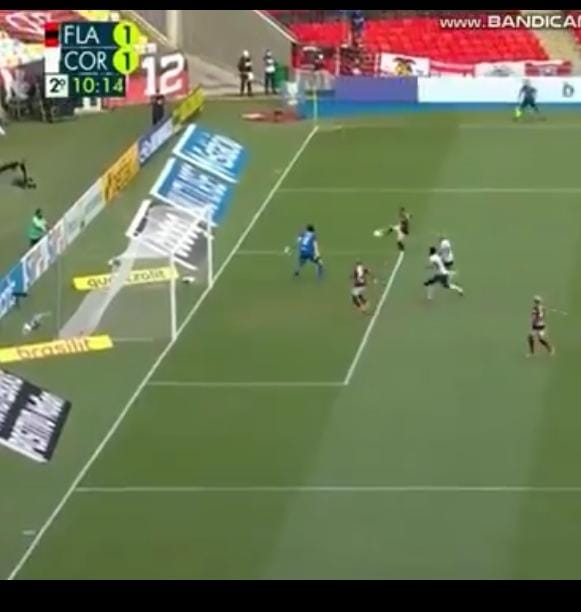
#> input picture processamento-de-imagens/L06-geometric-transformations/gabriel.jpeg, 581 x 612 px
$ python var_skimage_gabriel.py
#> lines starting #> are read from the running program, lines starting #| are printed output that depends on the picture
from skimage import io, transform
import numpy as np
import matplotlib.pyplot as plt

arq = 'gabriel.jpeg'
c = [[276,188], [432,188], [301,488], [74,488]]
linha = 228

# Load source image
img = io.imread(arq)
#> img is the input picture: shape (612, 581, 3); mean R, G, B 110.5, 120.4, 87.9

plt.figure()
# Adjust the 4 coordinates below: they must lie on the same plane. Use pitch patterns to axis-align.
#plt.rcParams["figure.figsize"] = (20, 20)
plt.subplot(121)
plt.imshow(img)

pts = np.array(c)

plt.scatter(pts[:,0], pts[:,1])

pts_norm = np.array([[0, 0], [300, 0], [300, 800], [0, 800]])
# Calculate Homography
tform = transform.ProjectiveTransform()
tform.estimate(pts_norm, pts)

## Straighten out image
img_norm =  transform.warp(img, tform, output_shape=(800, 300))
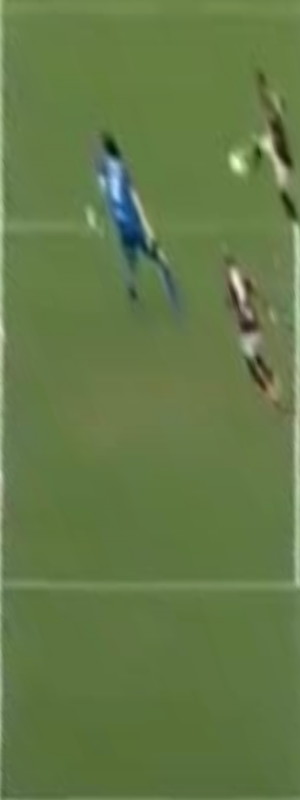
#> img_norm: shape (800, 300, 3) float64; mean R, G, B 0.393, 0.479, 0.283

plt.subplot(122)
plt.imshow(img_norm)
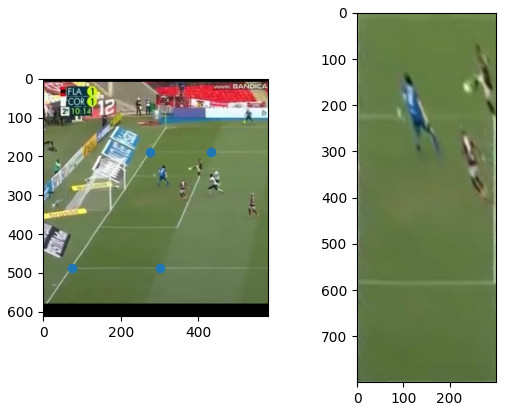
#> figure drawn by matplotlib, 2 panels

$ run again, with processamento-de-imagens/L06-geometric-transformations/dourado.jpeg copied over processamento-de-imagens/L06-geometric-transformations/gabriel.jpeg
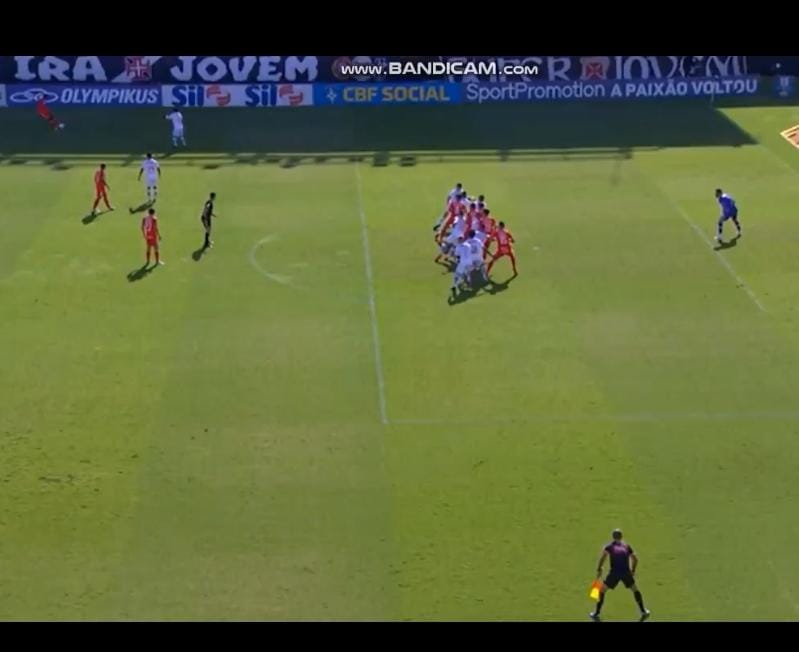
#> input picture processamento-de-imagens/L06-geometric-transformations/dourado.jpeg, 799 x 652 px
#> img is the input picture: shape (652, 799, 3); mean R, G, B 92.3, 103.2, 58.2
#> `img_norm =  transform.warp(img, tform, output_shape=(800, 300))`:
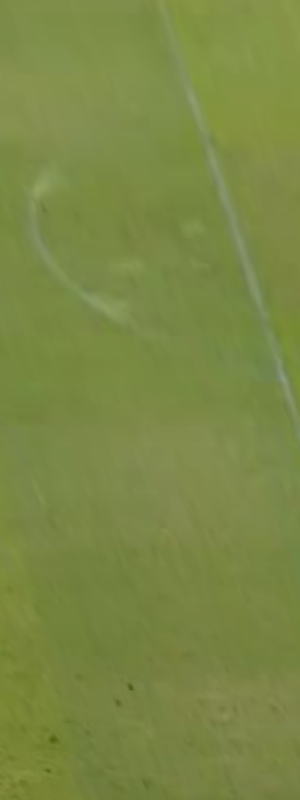
#> img_norm: shape (800, 300, 3) float64; mean R, G, B 0.481, 0.535, 0.27
#> `plt.imshow(img_norm)`:
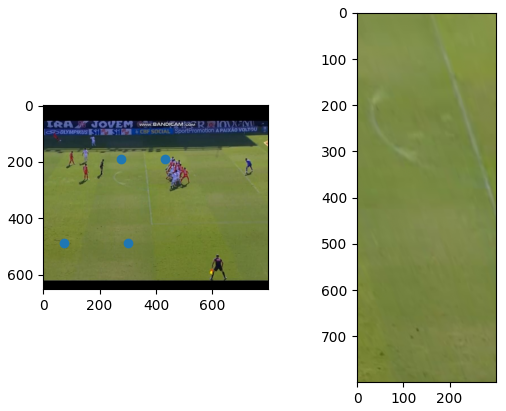
#> figure drawn by matplotlib, 2 panels

$ run again, with processamento-de-imagens/L06-geometric-transformations/everton.jpeg copied over processamento-de-imagens/L06-geometric-transformations/gabriel.jpeg
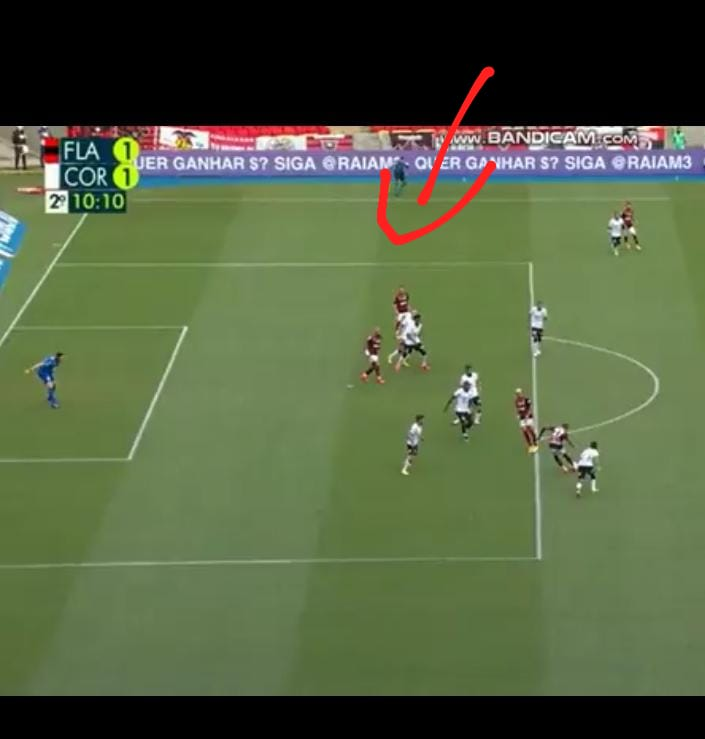
#> input picture processamento-de-imagens/L06-geometric-transformations/everton.jpeg, 705 x 739 px
#> img is the input picture: shape (739, 705, 3); mean R, G, B 83.8, 97, 65
#> `img_norm =  transform.warp(img, tform, output_shape=(800, 300))`:
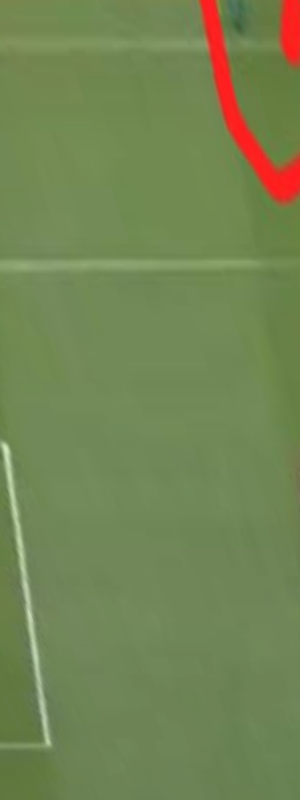
#> img_norm: shape (800, 300, 3) float64; mean R, G, B 0.451, 0.522, 0.328
#> `plt.imshow(img_norm)`:
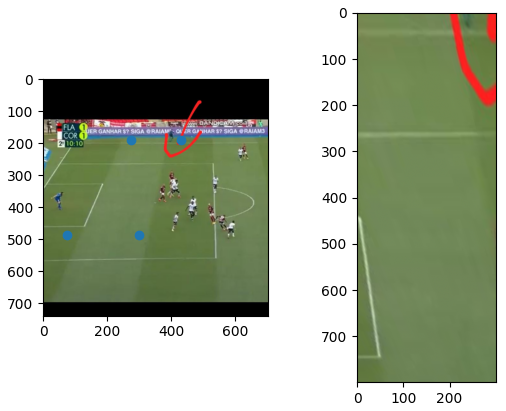
#> figure drawn by matplotlib, 2 panels

$ run again, with processamento-de-imagens/L06-geometric-transformations/linha.jpeg copied over processamento-de-imagens/L06-geometric-transformations/gabriel.jpeg
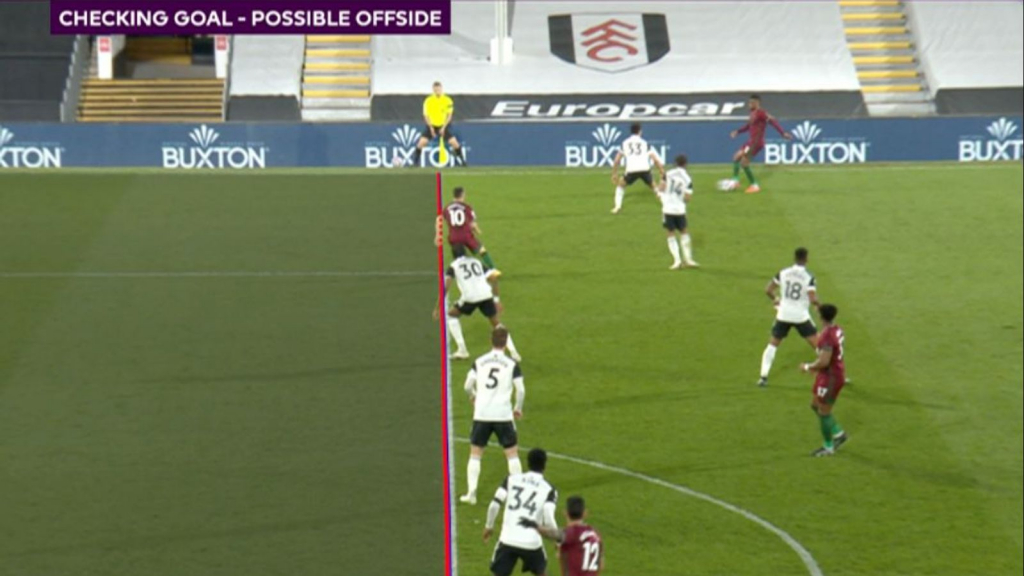
#> input picture processamento-de-imagens/L06-geometric-transformations/linha.jpeg, 1024 x 576 px
#> img is the input picture: shape (576, 1024, 3); mean R, G, B 117.9, 130.2, 88.1
#> `img_norm =  transform.warp(img, tform, output_shape=(800, 300))`:
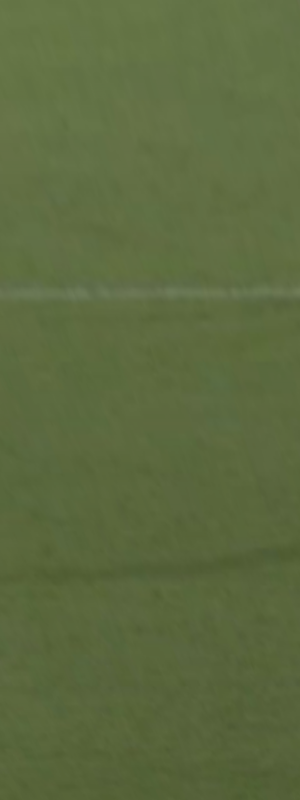
#> img_norm: shape (800, 300, 3) float64; mean R, G, B 0.364, 0.418, 0.25
#> `plt.imshow(img_norm)`:
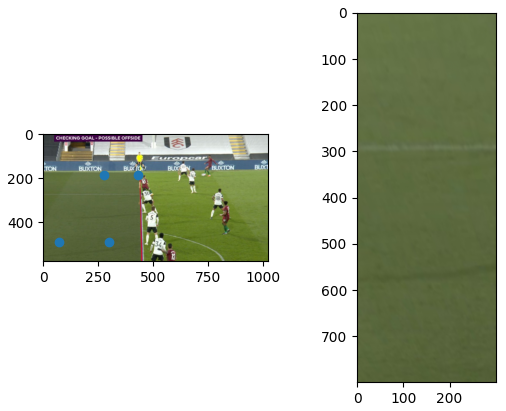
#> figure drawn by matplotlib, 2 panels
